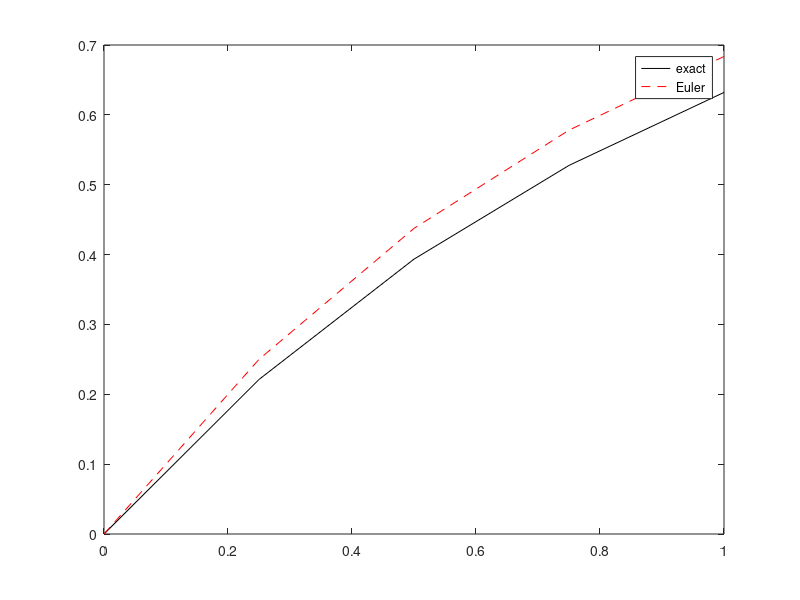

Source code (MATLAB):
clc; close; clear all;

h = 0.25;
t = 0:h:1;
N = length(t);

y_ex = @(y) 1 - exp(-t);

%% Euler's method
y = zeros(N,1);
for k = 1:N-1
    y(k+1) = y(k) + h*(1-y(k));
end

%% plot
figure;
plot(t, y_ex(t),'k-')
hold on;
plot(t, y, 'r--')
legend('exact','Euler')